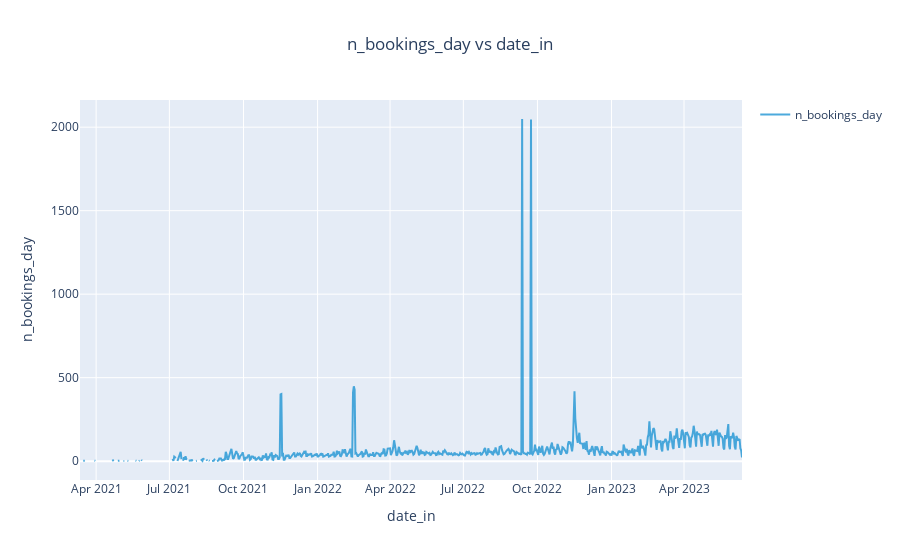

Notebook code for this chart:
### Markdown cell above
## Input data time series - Notice the huge spikes in activity. The model struggles to incorporate these.

### Code cell
ts = result_ts.timeseries
fig = ts.plot()
plotly.io.show(fig)

### Figure 1 — Plotly figure (JSON) as saved in the notebook; plotly's stock layout.template omitted (floating-point values rounded to 4 significant figures; data arrays with more than 128 entries replaced by an {"elided": "..."} marker saying what was removed)
{"data": [{"line": {"color": "rgb(32, 149, 212)"}, "mode": "lines", "name": "n_bookings_day", "opacity": 0.8, "type": "scatter", "x": {"elided": "823 str values"}, "y": {"elided": "823 int values"}}], "layout": {"legend": {"traceorder": "reversed"}, "showlegend": true, "title": {"text": "n_bookings_day vs date_in", "x": 0.5}, "xaxis": {"title": {"text": "date_in"}}, "yaxis": {"title": {"text": "n_bookings_day"}}}}
